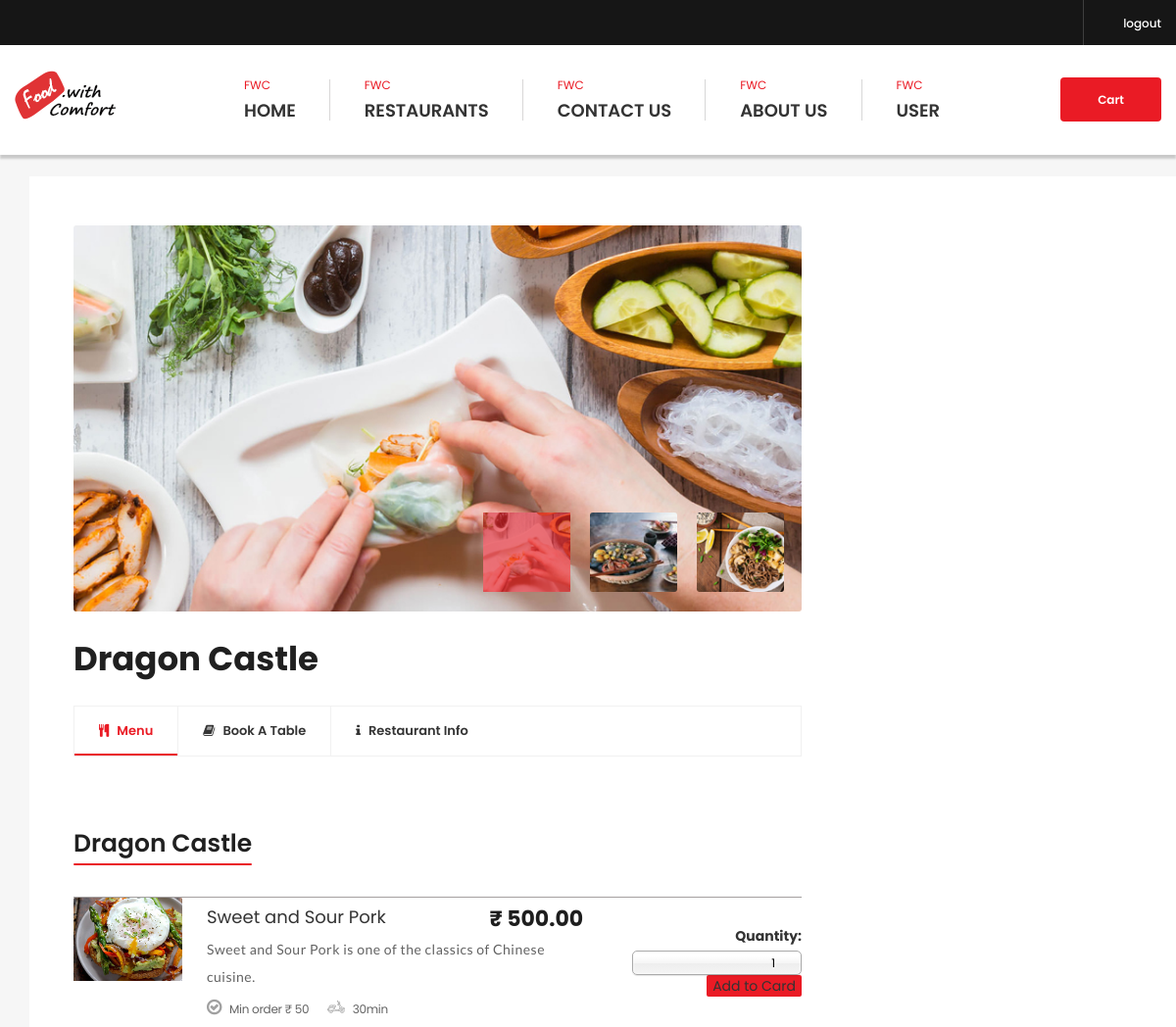
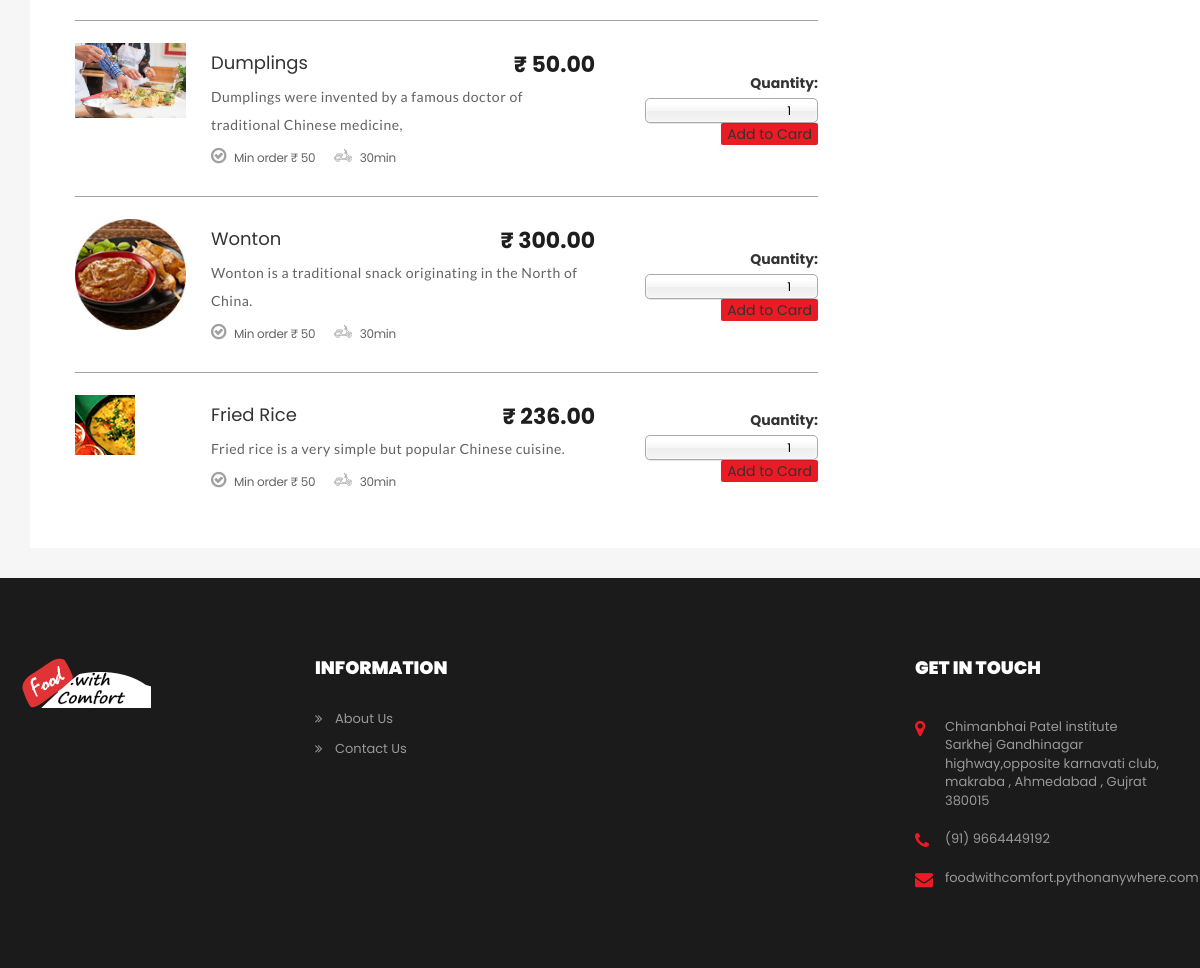
/restaurant/1/restaurant_details/ (signed in), run on the app's committed database (2 pictures, top to bottom).
### restaurant/models.py (models this page shows, shortened)
class Restaurant(models.Model):
    restaurant_name = models.CharField(max_length=50)
    email = models.EmailField(max_length=30)
    contact_no = models.CharField(max_length=10)
    address_fk = models.ForeignKey(Address,on_delete=models.CASCADE,related_name='rest_address')
    category_fk = models.ForeignKey(Category,on_delete=models.CASCADE,related_name='rest_category')
    opening_hours = models.CharField(max_length=15)
    takeaway = models.BooleanField()
    rating_fk = models.ForeignKey(Rating,on_delete=models.CASCADE,related_name='rest_rating')
    picture = models.ImageField(upload_to='images',blank=True,null=True)
    minimum_or = models.IntegerField(blank=True,null=True)
    description = models.CharField(max_length=100,blank=True,null=True)
    def __str__(self):
        return self.restaurant_name

class Product(models.Model):
    product_name =  models.CharField(max_length=30,db_index=True)
    price =  models.DecimalField(max_digits=8,decimal_places=2)
    category_fk = models.ForeignKey(Category,on_delete=models.CASCADE,related_name='product_category')
    description  = models.CharField(max_length=83)
    product_img = models.ImageField(upload_to='images',blank=True,null=True)
    restaurant_fk = models.ForeignKey(Restaurant,on_delete=models.CASCADE,related_name='rest_product')
    discount = models.IntegerField()
    available = models.BooleanField(default=True,null=True,blank=True)

### restaurant/views.py (the view, shortened to what this page needs)
# urls.py: path('<int:rest_id>/restaurant_details/',views.restaurant_details,name='restaurant_details'),
@login_required(login_url='Auth_system:login_user_n')
def restaurant_details(request, rest_id):
    products_by_rest = Product.objects.filter(restaurant_fk=rest_id)
    l_user = CustomUser.objects.get(pk=request.user.id)
    available_tbl = Table.objects.filter(restaurant_fk=rest_id)
    deco_type = Decoration_category.objects.all()
    form = booking_Form()
    bdetails_form = book_detail_Form()
    tbl_form = tbl_Form()
    cart_product_form = AddQuantityForm()
    context = {
        'restaurant': Restaurant.objects.get(id=rest_id),
        'products': products_by_rest,
        'b_form': form,
        'deco_type': deco_type,
        'available_tbl': available_tbl,
        'cart_product_form': cart_product_form
    }
    return render(request, 'restaurant/restaurant_details.html', context)

### restaurant/forms.py
class booking_Form(forms.ModelForm):
    class Meta:
        model = Booking
        fields = ['name','date','time','num_of_person']
        widgets = {
            'name': forms.TextInput(attrs={'class':'form-control','placeholder':'Enter Your Name'}),
            'date': forms.NumberInput(attrs={'class':'form-control datepicker' ,'type':'date','placeholder':'Enter Date for Booking','min':datetime.now().date}),
            'time': forms.NumberInput(attrs={'class': 'form-control datepicker-default form-control picker__input','type':'time','format':'%I:%M:%p','min':datetime.now()}),
            'num_of_person': forms.TextInput(attrs={'class':'form-control','placeholder':'Enter How many person are coming'}),
        }

### cart/forms.py
class AddQuantityForm(forms.Form):
    quantity = forms.TypedChoiceField(choices=PRODUCT_QUANTITY_CHOICE, coerce=int)

### restaurant/models.py (called while the page is built)
    def __str__(self):
        return self.branch

### root/context_processors.py (called while the page is built)
def top_restaurants(request):
    restaurants = Restaurant.objects.all()[:6]
    cnt = Restaurant.objects.all().count()
    category = Category.objects.all()
    served = Order.objects.all().count
    users = CustomUser.objects.all().count
    t_foods= Product.objects.all().count
    return {'rest_context':restaurants,'cnt':cnt,'category':category,'served':served,
            'users_cnt':users,'food_cnt':t_foods
    }

### templates/restaurant/restaurant_details.html (shortened to what this page needs)
{% extends 'root/layout.html' %}
{% load static %}
{% block body %}
<section style="padding-top: 150px;">
    <div class="block gray-bg top-padd30">
        <div class="container">
            <div class="row">
                <div class="col-md-12 col-sm-12 col-lg-12">
                    <div class="sec-box">
                        <div class="sec-wrapper">
                            <div class="row">
                                <div class="col-md-8 col-sm-12 col-lg-8">
                                    <div class="restaurant-detail-wrapper">
                                        <div class="restaurant-detail-info">
                                            <div class="restaurant-detail-thumb">
                                                <ul class="restaurant-detail-img-carousel">
                                                    <li><img class="brd-rd3"
                                                            src="{% static 'images/resource/restaurant-detail-big-img1-1.jpg' %}"
                                                            alt="restaurant-detail-big-img1-1.jpg" itemprop="image">
                                                    </li>
                                                </ul>
                                                <ul class="restaurant-detail-thumb-carousel">
                                                    <li><img class="brd-rd3"
                                                            src="{% static 'images/resource/restaurant-detail-small-img1-1.jpg' %}"
                                                            alt="restaurant-detail-small-img1-1.jpg" itemprop="image">
                                                    </li>
                                                    <li><img class="brd-rd3"
                                                            src="{% static 'images/resource/restaurant-detail-small-img1-2.jpg' %}"
                                                            alt="restaurant-detail-small-img1-2.jpg" itemprop="image">
                                                    </li>
                                                    <li><img class="brd-rd3"
                                                            src="{% static 'images/resource/restaurant-detail-small-img1-3.jpg' %}"
                                                            alt="restaurant-detail-small-img1-3.jpg" itemprop="image">
                                                    </li>
                                                </ul>
                                            </div>
                                            <div class="restaurant-detail-title">
                                                <h1 itemprop="headline">{{ restaurant }}</h1>
                                            </div>
                                            <div class="restaurant-detail-tabs">
                                                <ul class="nav nav-tabs">
                                                    <li class="active"><a href="#tab1-1" data-toggle="tab"><i
                                                                class="fa fa-cutlery"></i> Menu</a></li>
                                                    <li><a href="#tab1-2" data-toggle="tab"><i class="fa fa-book"></i>
                                                            Book A Table</a></li>
                                                    <li><a href="#tab1-3" data-toggle="tab"><i class="fa fa-info"></i>
                                                            Restaurant Info</a></li>
                                                </ul>
                                                <div class="tab-content">
                                                    <div class="tab-pane fade in active" id="tab1-1">
                                                        <br>
                                                        <div class="dishes-list-wrapper">
                                                            <h4 class="title3" itemprop="headline"><span
                                                                    class="sudo-bottom sudo-bg-red">{{restaurant}}</span>
                                                            </h4>
                                                            <ul class="dishes-list">
                                                                {% for pro in products %}
                                                                <li class="wow fadeInUp" data-wow-delay="0.1s">
                                                                    <div class="featured-restaurant-box"
                                                                        style="border-top: 1px solid #a4a0a0;">
                                                                        <div class="featured-restaurant-thumb">
                                                                            <a href="#" title="" itemprop="url"><img
                                                                                    src="{{ pro.product_img.url }}"
                                                                                    alt="dish-img1-1.jpg"
                                                                                    itemprop="image"></a>
                                                                        </div>
                                                                        <div class="featured-restaurant-info">
                                                                            <h4 itemprop="headline"><a href="#" title=""
                                                                                    itemprop="url">{{ pro.product_name}}</a>
                                                                            </h4>
                                                                            <span class="price">
                                                                                &#x20B9 {{ pro.price }}</span>
                                                                            <p itemprop="description"> {{pro.description}} </p>
                                                                            <ul class="post-meta">
                                                                                <li><i class="fa fa-check-circle-o"></i>
                                                                                    Min order &#x20B9 50</li>
                                                                                <li><i class="flaticon-transport"></i>
                                                                                    30min</li>
                                                                            </ul>
                                                                        </div>
                                                                        <div class="ord-btn">
                                                                            <form action="{% url 'cart:basket_add' pro.id %}" method="post">
                                                                                    {{ cart_product_form }}
                                                                                        <input class="brd-rd2 red-bg" type="submit" value="Add to Card">
                                                                            </form>
                                                                        </div>
                                                                    </div>
                                                                </li>
                                                                {% endfor %}
                                                            </ul>
                                                        </div>
                                                    </div>
                                                </div>
                                            </div>
                                        </div>
                                    </div>
                                </div>
                            </div>
                        </div>
                    </div>
                </div>
            </div>
        </div>
    </div>
</section>
{% endblock body %}

### data on the page
Restaurant: restaurant_name "Dragon Castle"
Product: product_img (picture), product_name "Sweet and Sour Pork", price "500.00", description "Sweet and Sour Pork is one of the classics of Chinese cuisine.", cart_product_form "Quantity: 1"
Product: product_img (picture), product_name "Dumplings", price "50.00", description "Dumplings were invented by a famous doctor of traditional Chinese medicine,", cart_product_form "Quantity: 1"
Product: product_img (picture), product_name "Wonton", price "300.00", description "Wonton is a traditional snack originating in the North of China.", cart_product_form "Quantity: 1"
Product: product_img (picture), product_name "Fried Rice", price "236.00", description "Fried rice is a very simple but popular Chinese cuisine.", cart_product_form "Quantity: 1"
